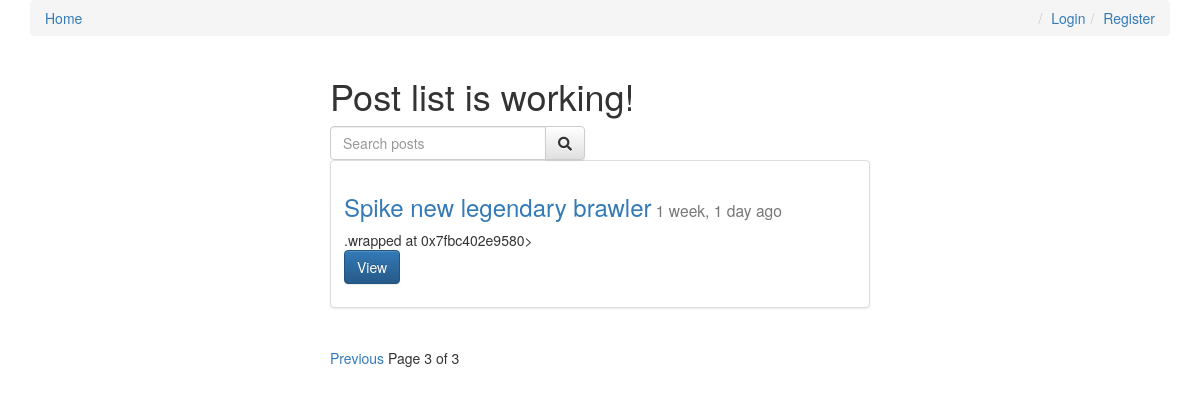
Page /?page=3 on the earlier database version.
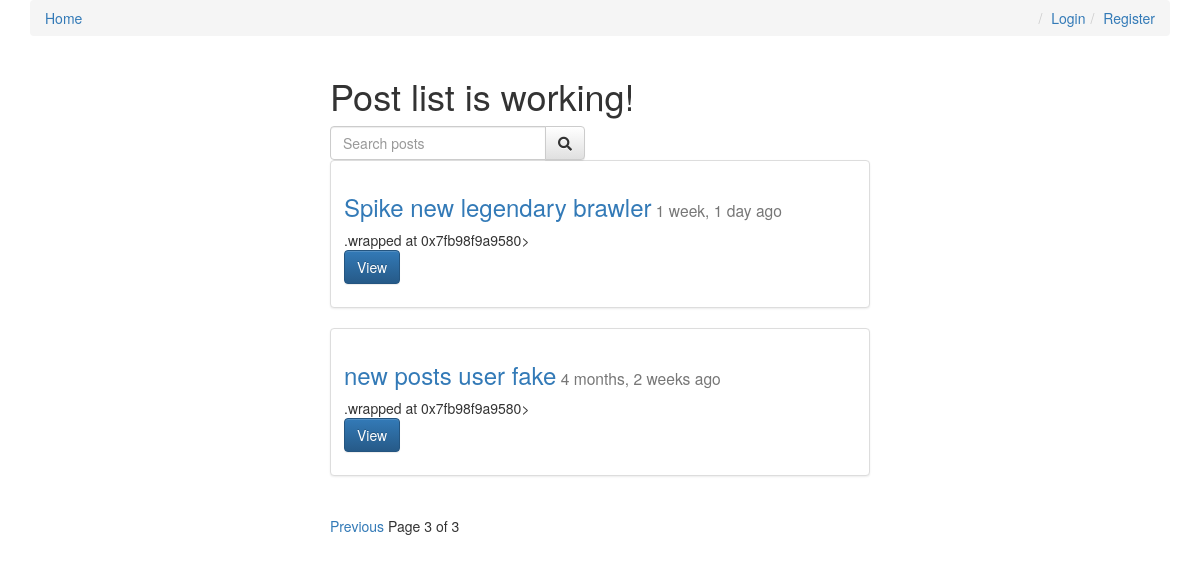
Same page on the later database version.
### posts/models.py (models this page shows, shortened)
class Post(models.Model):
    user = models.ForeignKey(settings.AUTH_USER_MODEL, default=1)
    title = models.CharField(max_length=255)
    slug = models.SlugField(unique=True)
    image = models.ImageField(upload_to=upload_location,
            null=True,
            blank=True,
            width_field="width_field",
            height_field="height_field")
    height_field = models.IntegerField(default=0)
    width_field = models.IntegerField(default=0)
    content = models.TextField()
    draft = models.BooleanField(default=False)
    publish = models.DateField(auto_now=False, auto_now_add=False)
    read_time = models.IntegerField(default=0) # models.TimeField(null=True, blank=True)
    updated = models.DateTimeField(auto_now=True, auto_now_add=False)
    timestamp = models.DateTimeField(auto_now=False, auto_now_add=True)
    objects = PostManager()
    def get_absolute_url(self):
        return reverse("posts:detail", kwargs={"slug": self.slug})
    def get_markdown(self):
        content = self.content
        markdown_text = markdown(content)
        return mark_safe(markdown_text)

### posts/views.py (the view, shortened to what this page needs)
# urls.py: url(r'^$', post_list, name='list'),
def post_list(request):
    today = timezone.now().date()
    queryset_list = Post.objects.active() # filter(draft=False).filter(publish__lte=timezone.now()) #all().order_by("-timestamp")
    if request.user.is_staff or not request.user.is_superuser:
        queryset_list = Post.objects.all()
    query = request.GET.get("q")
    paginator = Paginator(queryset_list, 2)
    page_request_var = "page"
    page = request.GET.get(page_request_var)
    try:
        queryset = paginator.page(page)
    except PageNotAnInteger:
        queryset = paginator.page(1)
    except EmptyPage:
        queryset = paginator.page(paginator.num_pages)
    context = {
        "object_list": queryset,
        "title": "Post list is working!",
        "page_request_var": page_request_var,
        "today": today,
    }
    return render(request, "post_list.html", context)

### posts/models.py (called while the page is built)
    def active(self, *args, **kwargs):
        return super(PostManager, self).filter(draft=False).filter(publish__lte=timezone.now())

### templates/post_list.html (shortened to what this page needs)
{% extends "base.html" %}
{% block content %}
<div class="col-sm-6 col-sm-offset-3">
  <h1>{{ title }}</h1>
  <form class="row" method="GET" action="">
    <div class="col-sm-6">
      <div class="input-group">
        <input class="form-control" type="text" name="q" placeholder="Search posts" value="{{ request.GET.q }}">
        <span class="input-group-btn">
          <button class="btn btn-default" type="submit"><i class="fa fa-search"></i></button>
        </span>
    </div>
  </div>
  </form>
  {% for obj in object_list %}
    <div class="row">
      <div class="col-sm-12">
        <div class="thumbnail">
          <div class="caption post-detail-item">
            <h3>
              <a href='{{ obj.get_absolute_url }}'>{{ obj.title }}</a><small> {{ obj.publish | timesince }} ago</small>
            </h3>
            {{ obj.get_markdown|safe }}
            <p><a href="{{ obj.get_absolute_url }}" class="btn btn-primary" role="button">View</a></p>
          </div>
        </div>
      </div>
    </div>
  {% endfor %}
  <div class="pagination">
    <span class="step-links">
      {% if object_list.has_previous %}
        <a href="?{{ page_request_var }}={{ object_list.previous_page_number }}{% if request.GET.q %}&q={{ request.GET.q }}{% endif %}">Previous</a>
      {% endif %}
      <span class="current">
        Page {{ object_list.number }} of {{ object_list.paginator.num_pages }}
      </span>
    </span>
  </div>
</div>
{% endblock content %}

### templates/base.html (shortened to what this page needs)
{% load staticfiles %}
<!DOCTYPE html>
<html lang="en">
<head>
    <link rel="stylesheet" href="https://maxcdn.bootstrapcdn.com/bootstrap/3.3.7/css/bootstrap.min.css">
    <link rel="stylesheet" href="https://maxcdn.bootstrapcdn.com/bootstrap/3.3.7/css/bootstrap-theme.min.css">
    <link rel="stylesheet" href="https://use.fontawesome.com/releases/v5.8.1/css/all.css">
    <link rel="stylesheet" href="https://cdnjs.cloudflare.com/ajax/libs/bootstrap-social/5.1.1/bootstrap-social.min.css">
    <link rel="stylesheet" href='{% static "css/base.css" %}'>
</head>
<body>
    <div class="container">
      <ul class="breadcrumb">
        <li><a href='{% url "posts:list" %}'>Home</a></li>
        {% if request.user.is_authenticated %}
        <li class="pull-right"><a href='{% url "logout" %}'>Logout</a></li>
        {% else %}
        <li class="pull-right"><a href='{% url "register" %}'>Register</a></li>
        <li class="pull-right"><a href='{% url "login" %}'>Login</a></li>
        {% endif %}
      </ul>
      {% block content %} {% endblock content %}
    </div>
</body>
</html>

Differences in the rows shown:
computed for Post "Spike new legendary brawler": get_markdown ".wrapped at 0x7fbc402e9580>" → ".wrapped at 0x7fb98f9a9580>"
added Post: title "new posts user fake", publish "4 months, 2 weeks", get_markdown ".wrapped at 0x7fb98f9a9580>"
